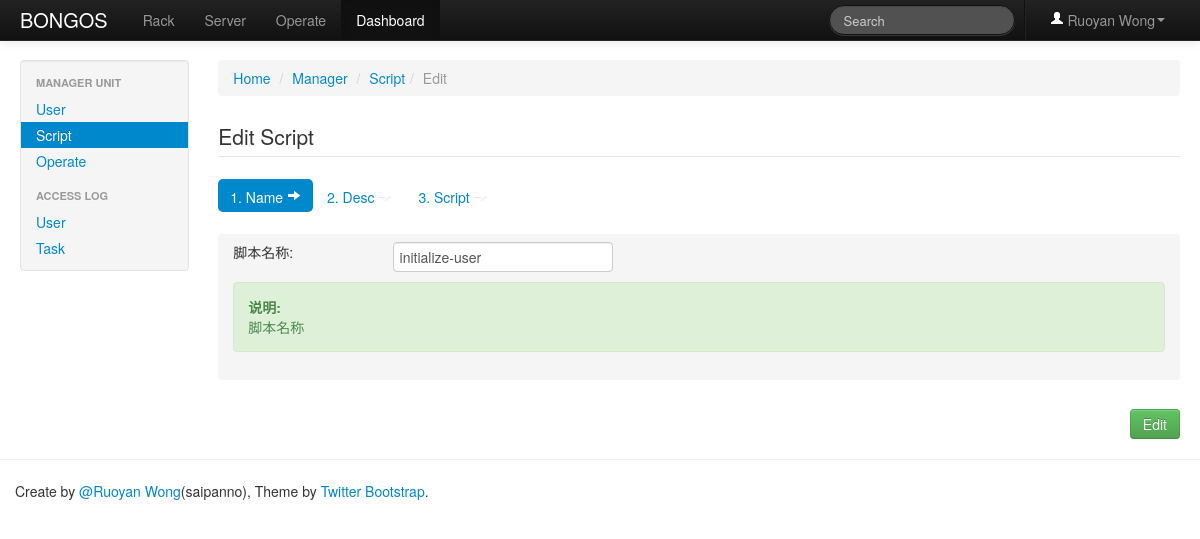
The page /dashboard/script/1/edit (signed in) on the database as committed earlier.
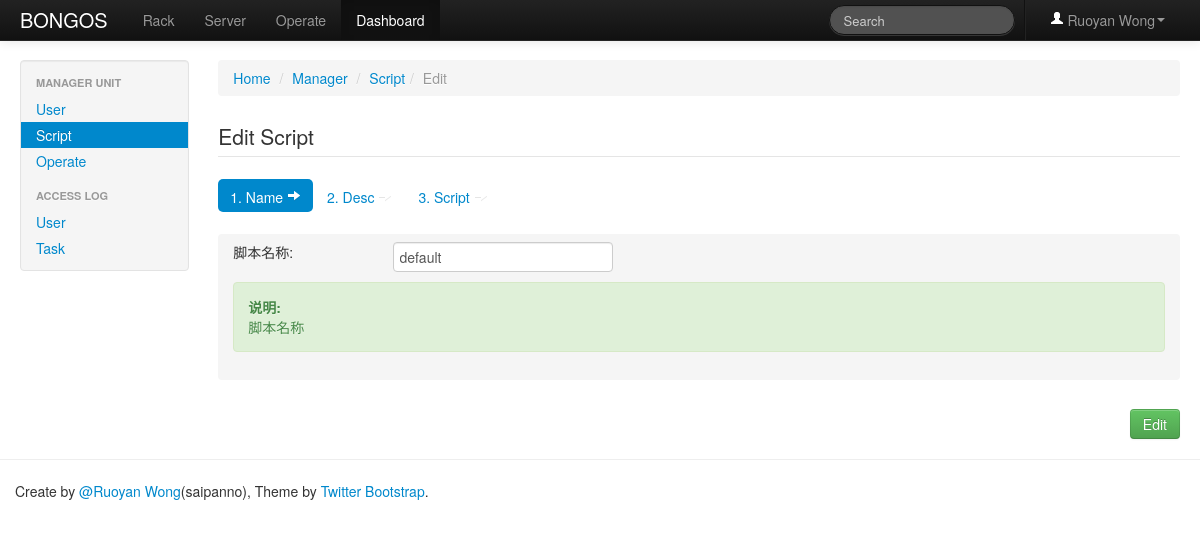
The same page on the database as committed later.
### web/models/user.py (models this page shows, shortened)
class User(db.Model):
    __tablename__ = app.config['USER_LISTS']
    username = db.Column(db.UnicodeText, primary_key=True)
    nickname = db.Column(db.UnicodeText)
    password = db.Column(db.UnicodeText)

### web/models/dashboard.py (models this page shows, shortened)
class PreDefinedScript(db.Model):
    __tablename__ = app.config['PREDEFINED_SCRIPT_LISTS']
    id = db.Column(db.Integer, primary_key=True)
    name = db.Column(db.UnicodeText)
    desc = db.Column(db.UnicodeText)
    script = db.Column(db.UnicodeText)
    author = db.Column(db.UnicodeText)

### web/views/dashboard.py (the view, shortened to what this page needs)
@app.route('/dashboard/script/<int:script_id>/edit', methods=("GET", "POST"))
@login_required
def edit_script_ctrl(script_id):
    script = PreDefinedScript.query.filter_by(id=script_id).first()
    form = CreatePreDefinedScriptForm(name=script.name, desc=script.desc, script=script.script)
    if request.method == 'GET':
        return render_template('dashboard/edit_script.html', type='Edit', form=form, script=script)

### web/forms/dashboard.py
class CreatePreDefinedScriptForm(Form):
    name = TextField(u'脚本名称:', id='text', description=u'脚本名称', default=u'')
    desc = TextAreaField(u'脚本描述:', id='text', description=u'脚本描述', default=u'')
    script = TextAreaField(u'脚本/脚本模板:', id='textarea', description=u'预定义脚本,支持模板功能', default=u'')
    submit = SubmitField(u'Continue', id='submit', description='submit')

### web/extensions.py (called while the page is built)
def login_required(f):
    @wraps(f)
    def wrapper(*args, **kwargs):
        if not session.get('is_login'):
            flash('Login Required.', 'error')
            return redirect(url_for('user_login_ctrl', next=request.url))
        return f(*args, **kwargs)
    return wrapper

### web/templates/dashboard/edit_script.html (shortened to what this page needs)
{% extends "dashboard/dashboard_base.html" %}
{% block active_dashboard_script %}active{% endblock %}
{% block main %}
    <div class="span10">
        <ul class="breadcrumb">
            <li><a href="/">Home</a> <span class="divider">/</span></li>
            <li class="#"><a href="#">Manager</a> <span class="divider">/</span></li>
            <li class="#"><a href="#">Script</a><span class="divider">/</span></li>
            <li class="active">{{ type }}</li>
        </ul>
        <div class="tabbable">
            <form method="post" action="">
                <legend>
                    {{ type }} Script
                </legend>
                <ul class="nav nav-pills">
                    <li class="active"><a href="#name" data-toggle="tab">1. Name <i class="icon-arrow-right icon-white"></i></a></li>
                    <li class=""><a href="#desc" data-toggle="tab">2. Desc <i class="icon-arrow-right icon-white"></i></a></li>
                    <li class=""><a href="#script" data-toggle="tab">3. Script <i class="icon-arrow-right icon-white"></i></a></li>
                </ul>
                <div class="tab-content" style="padding-bottom: 9px;">
                    <div class="tab-pane active breadcrumb" id="name">
                        <div class="span2">{{ form.name.label }}</div>
                        <div class="span6">{{ form.name() }}</div>
                        <div class="clearfix"></div>
                        <div class="alert alert-block alert-success fade in">
                            <strong>说明:</strong>
                            <p>{{ form.name.description }}</p>
                        </div>
                    </div>
                </div>
                <a href="#commit" role="button" class="btn btn-success pull-right" data-toggle="modal">{{ type }}</a>
            </form>
        </div>
    </div>
{% endblock %}

### web/templates/dashboard/dashboard_base.html
{% extends "index.html" %}
{% block active_dashboard %}active{% endblock %}
{% block sidebar %}
    <div class="span2">
        <div class="well sidebar-nav">
            <ul class="nav nav-list">
                <li class="nav-header">MANAGER UNIT</li>
                <li class="{% block active_dashboard_user %}{% endblock %}"><a href="{{ url_for("list_user_ctrl") }}">User</a></li>
                <li class="{% block active_dashboard_script %}{% endblock %}"><a href="{{ url_for("list_script_ctrl") }}">Script</a></li>
                <li class="{% block active_dashboard_operate %}{% endblock %}"><a href="{{ url_for("list_all_operate_ctrl") }}">Operate</a></li>
                <li class="nav-header">ACCESS LOG</li>
                <li class=""><a href="#">User</a></li>
                <li class=""><a href="#">Task</a></li>
            </ul>
        </div>
    </div>
{% endblock %}

### web/templates/index.html (shortened to what this page needs)
{% extends "header.html" %}
{% import "macro.html" as ext %}
{% block body %}
    <div class="navbar navbar-inverse navbar-fixed-top">
        <div class="navbar-inner">
            <div class="container-fluid">
                <a class="brand" href="{{ url_for('index_ctrl') }}">BONGOS</a>
                <ul class="nav">
                    <li class="{% block active_rack %}{% endblock %}"><a href="#">Rack</a></li>
                    <li class="{% block active_server %}{% endblock %}"><a href="#">Server</a></li>
                    <li class="{% block active_operate %}{% endblock %}"><a href="{{ url_for("list_operate_ctrl", operate_type='Ssh') }}">Operate</a></li>
                    <li class="{% block active_dashboard %}{% endblock %}"><a href="{{ url_for("list_user_ctrl") }}">Dashboard</a></li>
                </ul>
                <ul class="nav pull-right">
                    <li class="divider-vertical"></li>
                    <li class="dropdown"><a href="#" class="dropdown-toggle" data-toggle="dropdown"><i class="icon-user icon-white"></i> {{ session['user'].nickname }}<b class="caret"></b></a>
                    </li>
                </ul>
                <form class="navbar-search pull-right" action="">
                    <input class="search-query span2" placeholder="Search" type="text">
                </form>
            </div>
        </div>
    </div>
    <div class="container-fluid">
        <div class="row-fluid">
            {% block sidebar %}
            {% endblock %}
            {% block main %}{% endblock %}
        </div>
    </div>
{% endblock %}

### web/templates/header.html (shortened to what this page needs)
<!DOCTYPE html>
<html lang="en">
<head>
    <link rel=stylesheet type=text/css href="{{ url_for('static', filename='css/bootstrap.min.css') }}">
    <link rel=stylesheet type=text/css href="{{ url_for('static', filename='css/bootstrap-responsive.min.css') }}">
    <link rel=stylesheet type=text/css href="{{ url_for('static', filename='css/google-prettify.css') }}">
</head>
<body>
    {% block body %}{% endblock %}
    <hr>
    <footer class="footer">
        <div class="container">
            <p>Create by <a href="https://github.com/saipanno">@Ruoyan Wong</a>(saipanno),  Theme by <a href="http://twitter.github.com/bootstrap">Twitter Bootstrap</a>.</p>
        </div>
    </footer>
</body>
</html>

### web/templates/index.html (style rules this page uses)
body { padding-top: 60px; padding-bottom: 40px; }
.sidebar-nav { padding: 9px 0; }

Rows that differ between the two databases and show on the page:
changed PreDefinedScript: name "initialize-user" → "default"
